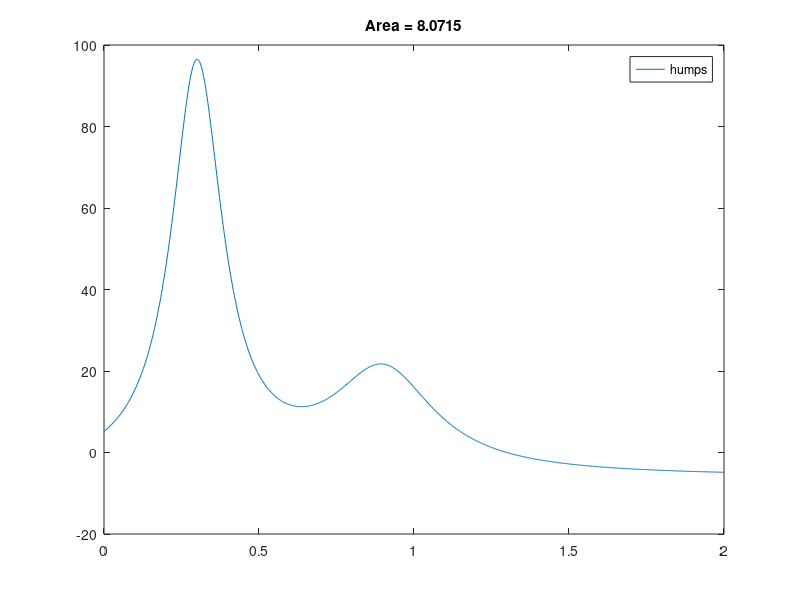

The MATLAB source for this figure: (Note: this script raises an error after producing the figure.)
%% Function Functions
% This example shows how to use the output of one MATLAB(R) function as an
% input to another. This ability to specify a function's output as an
% input of another function serves a wide variety of purposes. Here we
% illustrate its use for finding zeros, optimization, and integration.
%
% Copyright 1984-2011 The MathWorks, Inc. 

%% The HUMPS Function
% A MATLAB function is a file that starts with the keyword function. This
% is what the function HUMPS looks like:

type humps

%% Plot of HUMPS
% This figure shows a plot of HUMPS in the domain [0,2] using FPLOT.

fplot(@humps,[0,2]);

%% Zero of HUMPS
% The FZERO function finds a zero of a function near an initial estimate.
% Our initial guess for the zero of HUMPS is 1.

z = fzero(@humps,1,optimset('Display','off'));
fplot(@humps,[0,2]);                          
hold on;
plot(z,0,'r*');
hold off 

%% Minimum of HUMPS
% The FMINBND function finds the minimum of a function in a given domain. Here, we
% search for a minimum for HUMPS in the domain (0.25, 1).
 
m = fminbnd(@humps,0.25,1,optimset('Display','off'));     
fplot(@humps,[0 2]);                                      
hold on; 
plot(m,humps(m),'r*');
hold off
 
%% Integral of HUMPS
% The INTERGRAL function finds the definite integral of HUMPS in a given domain. Here it
% computes the area in the domain [0.5, 1].
 
q = integral(@humps,0.5,1);                
fplot(@humps,[0,2]);                   
title(['Area = ',num2str(q)]);

displayEndOfDemoMessage(mfilename)
